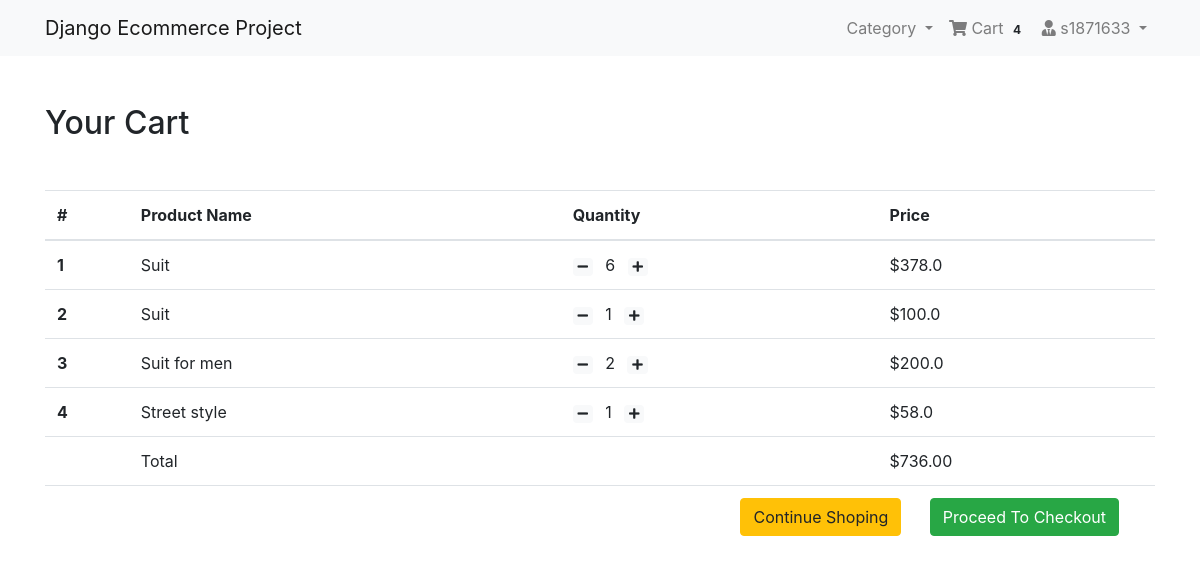
The page /cart/ (signed in) on the database as committed earlier.
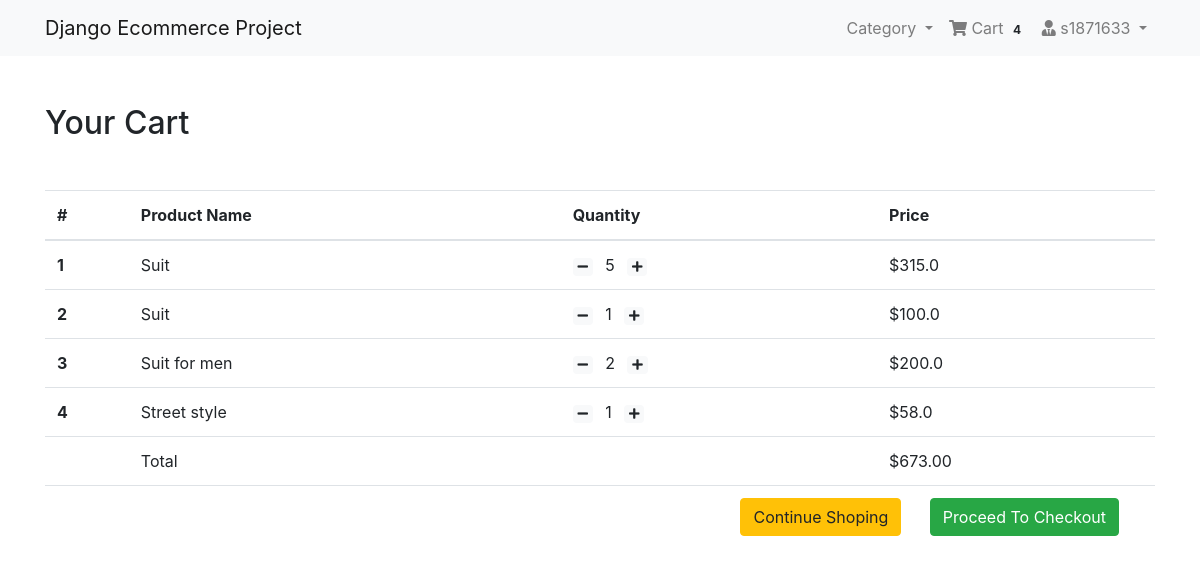
The same page on the database as committed later.
### cart/models.py (models this page shows, shortened)
class Order(models.Model):
    orderitems  = models.ManyToManyField(Cart)
    user = models.ForeignKey(User, on_delete=models.CASCADE)
    ordered = models.BooleanField(default=False)
    created = models.DateTimeField(auto_now_add=True)
    paymentId = models.CharField(max_length=200, blank=True , null=True)
    orderId = models.CharField(max_length=200, blank=True, null=True)
    def get_totals(self):
        total=0
        for order_item in self.orderitems.all():
            total += order_item.get_total()
        return total

class Cart(models.Model):
    user = models.ForeignKey(User, on_delete=models.CASCADE)
    item = models.ForeignKey(Product, on_delete=models.CASCADE)
    quantity = models.IntegerField(default=1)
    purchased = models.BooleanField(default=False)
    created = models.DateTimeField(auto_now_add=True)
    def get_total(self):
        total = self.item.price *self.quantity
        floattotal= float("{0:.2f}".format(total))
        return floattotal

### products/models.py (models this page shows, shortened)
class  Product(models.Model):
    mainimage = models.ImageField(upload_to='products/', blank=True)
    name = models.CharField(max_length=300)
    slug = models.SlugField()
    category = models.ForeignKey(Category, on_delete=models.CASCADE)
    preview_text = models.TextField(max_length=200, verbose_name='Preview Text')
    detail_text = models.TextField(max_length=1000, verbose_name='Detail Text')
    price = models.FloatField()

### cart/views.py (the view)
# urls.py: path('cart/', CartView, name='cart-home'),
def CartView(request):
    user = request.user
    carts = Cart.objects.filter(user=user, purchased=False)
    orders = Order.objects.filter(user=user, ordered=False)
    if carts.exists():
        if orders.exists():
            order = orders[0]
            return render(request, 'cart/home.html', {"carts": carts, 'order': order})
        else:
            messages.warning(request, "You do not have any item in your Cart")
            return redirect("mainapp:home")
    else:
        messages.warning(request, "You do not have any item in your Cart")
        return redirect("mainapp:home")

### cart/templatetags/cart_tag.py (called while the page is built)
@register.filter
def cart_total(user):
    order = Order.objects.filter(user=user, ordered = False)
    if order.exists():
        return order[0].orderitems.count()
    else:
        return 0

### cart/templates/cart/home.html
{% extends 'products/base.html' %}
{% block content %}
<div class="container my-5">
<div class="my-5">
	<h2>Your Cart</h2>
</div>
<table class="table table-hover">
  <thead>
    <tr>
      <th scope="col">#</th>
      <th scope="col">Product Name</th>
      <th scope="col">Quantity</th>
      <th scope="col">Price</th>
    </tr>
  </thead>
  <tbody>
  	{% for cart in carts %}
    <tr>
      <th scope="row">{{ forloop.counter }}</th>
      <td>{{ cart.item.name }}</td>
      <td>
        <a class="mr-2" href="{% url 'mainapp:decrease-cart' cart.item.slug %}"><span class="badge badge-light"><i class="fas fa-minus"></i></span></a>
      {{ cart.quantity }}
      <a class="ml-2" href="{% url 'mainapp:cart' cart.item.slug %}" ><span class="badge badge-light"><i class="fas fa-plus"></i></span></a>
      </td>
      <td>${{ cart.get_total }}</td>
    </tr>
	{% endfor %}
    <tr>
      <th scope="row"></th>
      <td colspan="2">Total</td>
      <td>${{ order.get_totals| floatformat:2 }}</td>
    </tr>
    <tr>
      <th scope="row"></th>
      <td colspan="3" class="text-right ">
        <a href="{% url 'mainapp:home' %}" class="btn btn-warning mr-4" >Continue Shoping</a>
        <a href="{% url 'checkout:index' %}" class="btn btn-success mr-4">Proceed To Checkout</a>
      </td>
    </tr>
  </tbody>
</table>
</div>
{% endblock %}

### products/templates/products/base.html (shortened to what this page needs)
{% load static %}
<!DOCTYPE html>
<html lang="en">
<head>
  <link rel="stylesheet" href="https://stackpath.bootstrapcdn.com/bootstrap/4.3.1/css/bootstrap.min.css">
  <link href="https://cdnjs.cloudflare.com/ajax/libs/font-awesome/5.10.2/css/all.css" rel="stylesheet">
  <link rel="stylesheet" href="{% static 'css/main.css' %}">
</head>
<body>
{% include 'products/navbar.html' %}
{% block content %}
{% endblock %}
</body>
</html>

### products/templates/products/navbar.html (shortened to what this page needs)
{% load cart_tag %}
<nav class="navbar navbar-expand-lg navbar-light bg-light">
  <div class="container">
  <a class="navbar-brand" href="/">Django Ecommerce Project</a>
  <div class="collapse navbar-collapse" id="navbarNav">
    <ul class="navbar-nav ml-auto">
      <li {% if request.path == 'contact' %}class="nav-item active"{% else %}class="nav-item"{% endif %}>
    <li class="nav-item dropdown">
      <a class="nav-link dropdown-toggle" href="#" id="navbarDropdown" role="button" data-toggle="dropdown" aria-haspopup="true" aria-expanded="false">
                      Category </a>
  </li>
      {% if request.user.is_authenticated %}
      <li class="nav-item">
        <a class="nav-link" href="{% url 'mainapp:cart-home' %}">
          <i class="fa fa-shopping-cart"></i> Cart
          <span class="badge badge-light">{{ request.user| cart_total }}</span>
        </a>
      </li>
      <li class="nav-item dropdown">
        <a class="nav-link dropdown-toggle" href="#" id="navbarDropdown" role="button" data-toggle="dropdown" aria-haspopup="true" aria-expanded="false">
          <i class="fas fa-user-tie"></i> {{ request.user.username }}
        </a>
      </li>
      {% else %}
       <li class="nav-item">
        <a  class="btn btn-primary" href="/accounts/login/">Login / Register</a>
      </li>
      {% endif %}
    </ul>
  </div>
  </div>
</nav>

Rows that differ between the two databases and show on the page:
changed Cart (number 1 of 4 on the later page): quantity "6" → "5"; get_total "378.0" → "315.0"
changed through a linked row, Order: get_totals "736.00" → "673.00"
